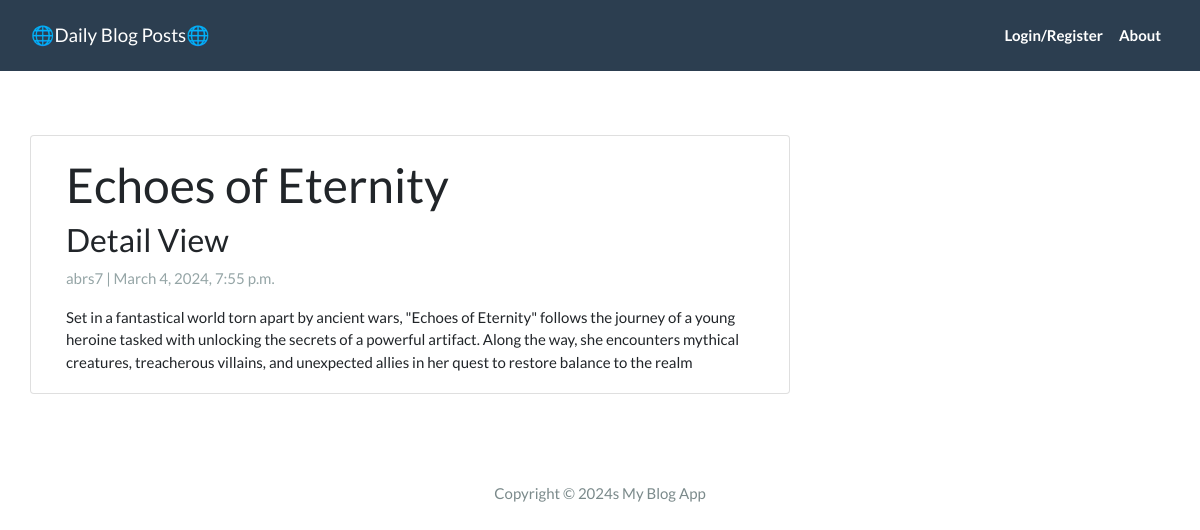
Page /app/post_detail/blog-1/ on the committed database.
### app/models.py (models this page shows, shortened)
class Post(models.Model):
    title = models.CharField(max_length =256, unique=True)
    slug = models.SlugField(max_length=256, unique=True )
    author = models.ForeignKey(User, on_delete=models.CASCADE, related_name='blog_posts')
    created_on = models.DateTimeField(auto_now_add = True)
    updated_on = models.DateTimeField(auto_now = True)
    content = models.TextField()
    status = models.IntegerField(choices = STATUS, default= 0)
    class Meta():
        ordering = ['-created_on']

### app/views.py (the view)
# urls.py: path('post_detail/<slug:slug>/',views.PostDetail.as_view(), name = 'post_detail'),
class PostDetail(DetailView):
    model = Post
    template_name = 'post_detail.html'

### templates/post_detail.html
{% extends 'base.html' %}
{% block content %}
<div class="container">
  <div class="row">
    <div class="col-md-8 card mb-4  mt-3 left  top">
      <div class="card-body">
        <h1>{% block title %} {{ object.title }} {% endblock title %}</h1>
        <h3>Detail View</h3>
        <p class=" text-muted">{{ post.author }} | {{ post.created_on }}</p>
        <p class="card-text ">{{ object.content | safe }}</p>
      </div>
    </div>
  </div>
</div>
{% endblock content %}

### rows in the picture
Post: title "Echoes of Eternity", author "abrs7", created_on "March 4, 2024, 7:55 p.m.", content "Set in a fantastical world torn apart by ancient wars, \"Echoes of Eternity\" follows the journey of a young heroine tasked with unlocking the secrets of a powerful artifact. Along the way, she encounters mythical creatures, treacherous villains, and unexpected allies in her quest to restore balance to the realm"
